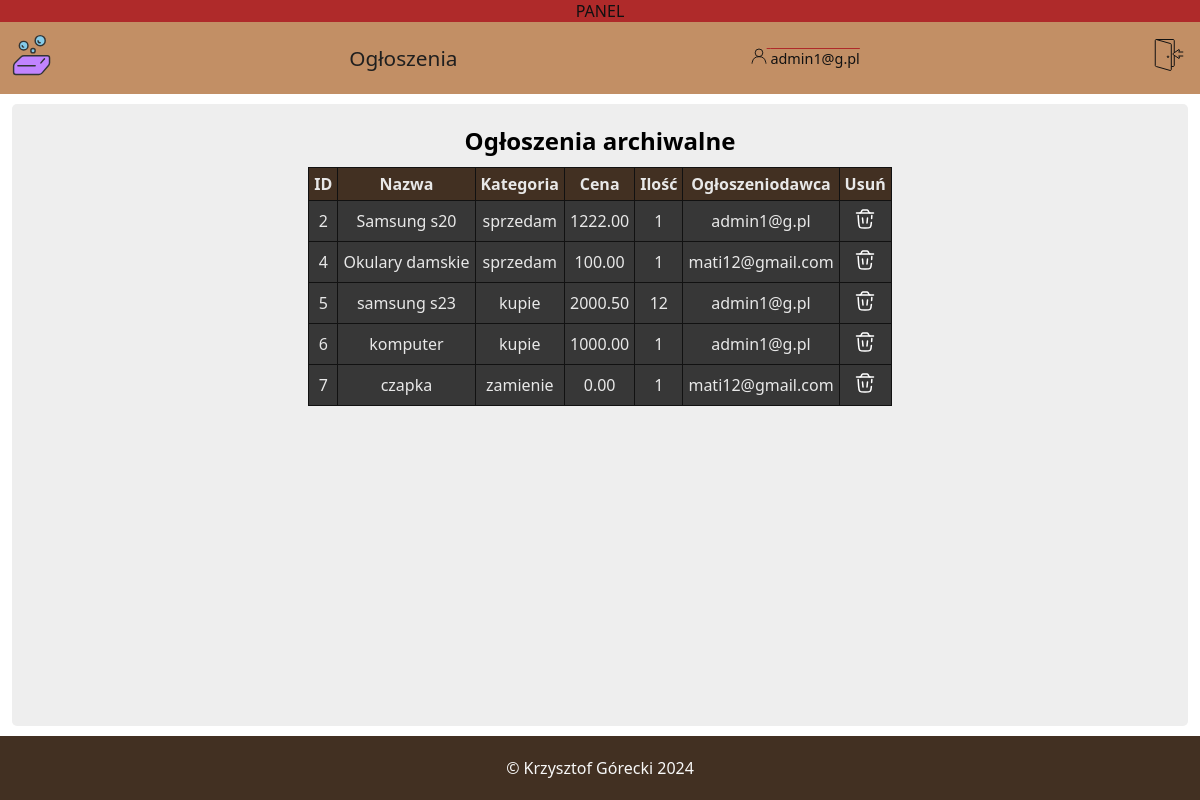
/panel_archive.php (signed in), run on the app's committed database.
### tables this page shows
CREATE TABLE `archiwalne_ogloszenia` (
  `id_arch_ogloszenia` int(11) NOT NULL,
  `nazwa` varchar(130) NOT NULL,
  `cena` decimal(10,2) NOT NULL,
  `ilosc` smallint(6) NOT NULL,
  `kategoria` tinyint(4) NOT NULL,
  `przypisane_konto` int(11) NOT NULL
);

CREATE TABLE `kategoria_ogloszenia` (
  `id_kategorii` tinyint(4) NOT NULL,
  `kategoria` varchar(50) NOT NULL
);

CREATE TABLE `konta` (
  `id_konta` int(11) NOT NULL,
  `imie` varchar(100) DEFAULT NULL,
  `email` varchar(100) NOT NULL,
  `haslo` varchar(100) NOT NULL,
  `dostep` tinyint(4) NOT NULL,
  `token` varchar(60) DEFAULT NULL,
  `data_rejestracji` datetime NOT NULL,
  `ostatnie_logowanie` datetime DEFAULT NULL
);

### panel_archive.php (the view, shortened to what this page needs)
<!DOCTYPE html>
<html lang="pl">
<head>
    <link rel="stylesheet" href="style.css">
</head>
<body>
<?php
if($_SESSION['dostep'] == 3){
echo "<div class='panel_sign'>
    <p>PANEL</p>
</div>";
}
?>
<?php include_once('menu_nav.php') ?>
<div class='contener'>
<section class='panel_wyniki_baza'>
<h2 style='text-align:center; padding: 10px;'>Ogłoszenia archiwalne</h2>
    <table class='tabela'>
        <tr>
            <th>ID</th>
            <th>Nazwa</th>
            <th>Kategoria</th>
            <th>Cena</th>
            <th>Ilość</th>
            <th>Ogłoszeniodawca</th>
            <th>Usuń</th>
        </tr>
<?php
    $pytanie_o_ogloszenia= "SELECT id_arch_ogloszenia, nazwa, cena, ilosc, kategoria_ogloszenia.kategoria, konta.email
    FROM archiwalne_ogloszenia
    INNER JOIN konta on konta.id_konta = archiwalne_ogloszenia.przypisane_konto
    INNER JOIN kategoria_ogloszenia on kategoria_ogloszenia.id_kategorii = archiwalne_ogloszenia.kategoria
    ORDER BY id_arch_ogloszenia";
    $wykonaj = $conn -> query($pytanie_o_ogloszenia);
    $wyniki = $wykonaj -> fetchAll();
 foreach($wyniki as $wynik){
    $id = $wynik['id_arch_ogloszenia'];
    $nazwa = $wynik['nazwa'];
    $cena = $wynik['cena'];
    $ilosc = $wynik['ilosc'];
    $kategoria = $wynik['kategoria'];
    $przypisane_konto = $wynik['email'];
    echo "<tr>";
    echo "<td>$id</td>";
    echo "<td>$nazwa</td>";
    echo "<td>$kategoria</td>";
    echo "<td>$cena</td>";
    echo "<td>$ilosc</td>";
    echo "<td>$przypisane_konto</td>";
    echo "<td>
    <form action='usun_ogloszenie_archive_conf.php' method='POST'>
    <input type='hidden' name='id' value='$id'>
    <button type='submit' class='tabela_przycisk'><img src='ikony/bin.svg' width='24px' height='24px'></button>
    </form>
    </td>
    </tr>";
 }
?>
    </table>
</section>
</div>
    <?php include_once("footer.php") ?>
</body>
</html>

### style.css (style rules this page uses)
* { box-sizing: border-box; margin: 0; font-family: 'Segoe UI', Tahoma, Geneva, Verdana, sans-serif; }
body { overflow-x: hidden; min-height: 100vh; display: flex; flex-direction: column; }
.contener { flex: 1; margin-left: auto; margin-right: auto; padding: 10px; background-color: #eeeeee; width: 98vw; height: auto; display: flex; flex-direction: column; border-radius: 5px; }
.tabela { border: solid 1px #111111; border-collapse: collapse; color: #e8e8e8; margin-left: auto; margin-right: auto; }
.tabela tr { background-color: #373737; cursor: default; }
.tabela th { border: solid 1px #111111; border-collapse: collapse; padding: 5px; background-color: #423022; color: #e8e8e8; }
.tabela td { text-align: center; border: solid 1px #111111; border-collapse: collapse; padding: 5px; }
.tabela_przycisk { background-color: transparent; border: none; transition: 1s; }
.panel_sign { background-color: #af2a2a; color: #111111; text-align: center; width: 100vw; height: fit-content; }

### data on the page
archiwalne_ogloszenia: id_arch_ogloszenia "2", nazwa "Samsung s20", kategoria_ogloszenia.kategoria "sprzedam", cena "1222.00", ilosc "1", konta.email "admin1@g.pl"
archiwalne_ogloszenia: id_arch_ogloszenia "4", nazwa "Okulary damskie", kategoria_ogloszenia.kategoria "sprzedam", cena "100.00", ilosc "1", konta.email "mati12@gmail.com"
archiwalne_ogloszenia: id_arch_ogloszenia "5", nazwa "samsung s23", kategoria_ogloszenia.kategoria "kupie", cena "2000.50", ilosc "12", konta.email "admin1@g.pl"
archiwalne_ogloszenia: id_arch_ogloszenia "6", nazwa "komputer", kategoria_ogloszenia.kategoria "kupie", cena "1000.00", ilosc "1", konta.email "admin1@g.pl"
archiwalne_ogloszenia: id_arch_ogloszenia "7", nazwa "czapka", kategoria_ogloszenia.kategoria "zamienie", cena "0.00", ilosc "1", konta.email "mati12@gmail.com"

### other printed values
$_SESSION[email] "admin1@g.pl"
